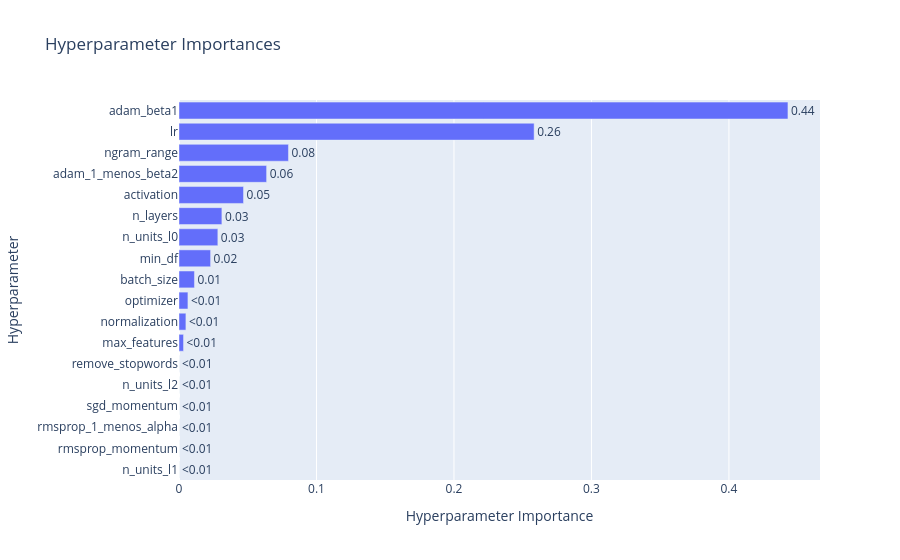

Notebook code for this chart:
### Code cell
# Importancia de cada hiperparámetro según Optuna
vis.plot_param_importances(study).show()

### Figure 1 — Plotly figure (JSON) as saved in the notebook; plotly's stock layout.template omitted (floating-point values rounded to 4 significant figures)
{"data": [{"cliponaxis": false, "hovertemplate": ["n_units_l1 (CategoricalDistribution): 0.0<extra></extra>", "rmsprop_momentum (FloatDistribution): 0.0<extra></extra>", "rmsprop_1_menos_alpha (FloatDistribution): 0.0<extra></extra>", "sgd_momentum (FloatDistribution): 0.0<extra></extra>", "n_units_l2 (CategoricalDistribution): 0.0<extra></extra>", "remove_stopwords (CategoricalDistribution): 2.2756350814249e-05<extra></extra>", "max_features (CategoricalDistribution): 0.003293582265147651<extra></extra>", "normalization (CategoricalDistribution): 0.005027029560245223<extra></extra>", "optimizer (CategoricalDistribution): 0.006497551634040605<extra></extra>", "batch_size (CategoricalDistribution): 0.011246697719869149<extra></extra>", "min_df (CategoricalDistribution): 0.022973384234734048<extra></extra>", "n_units_l0 (CategoricalDistribution): 0.028258808418389975<extra></extra>", "n_layers (IntDistribution): 0.031194039184806087<extra></extra>", "activation (CategoricalDistribution): 0.046926057214055475<extra></extra>", "adam_1_menos_beta2 (FloatDistribution): 0.06372454590320256<extra></extra>", "ngram_range (CategoricalDistribution): 0.07961799917450928<extra></extra>", "lr (FloatDistribution): 0.25830177950223615<extra></extra>", "adam_beta1 (FloatDistribution): 0.4429157688379496<extra></extra>"], "name": "Objective Value", "orientation": "h", "text": ["<0.01", "<0.01", "<0.01", "<0.01", "<0.01", "<0.01", "<0.01", "<0.01", "<0.01", "0.01", "0.02", "0.03", "0.03", "0.05", "0.06", "0.08", "0.26", "0.44"], "textposition": "outside", "type": "bar", "x": [0, 0, 0, 0, 0, 2.276e-05, 0.003294, 0.005027, 0.006498, 0.01125, 0.02297, 0.02826, 0.03119, 0.04693, 0.06372, 0.07962, 0.2583, 0.4429], "y": ["n_units_l1", "rmsprop_momentum", "rmsprop_1_menos_alpha", "sgd_momentum", "n_units_l2", "remove_stopwords", "max_features", "normalization", "optimizer", "batch_size", "min_df", "n_units_l0", "n_layers", "activation", "adam_1_menos_beta2", "ngram_range", "lr", "adam_beta1"]}], "layout": {"title": {"text": "Hyperparameter Importances"}, "xaxis": {"title": {"text": "Hyperparameter Importance"}}, "yaxis": {"title": {"text": "Hyperparameter"}}}}
